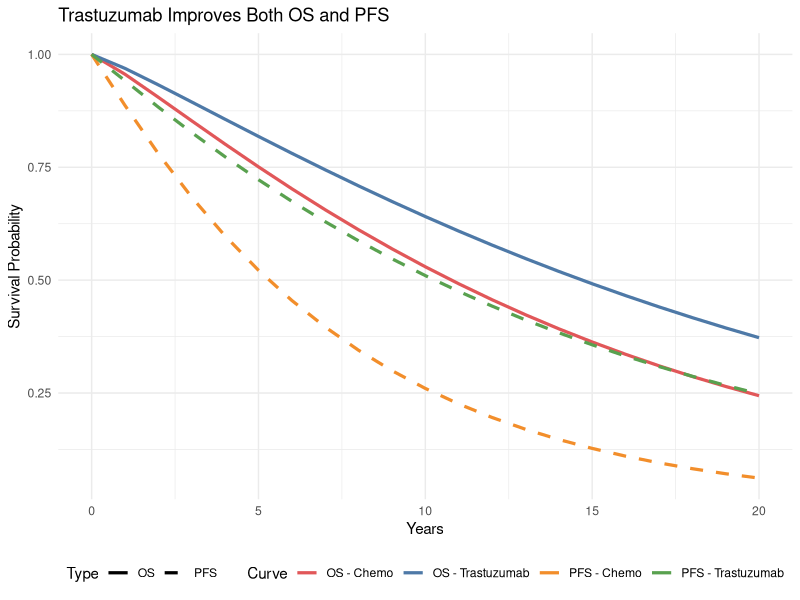
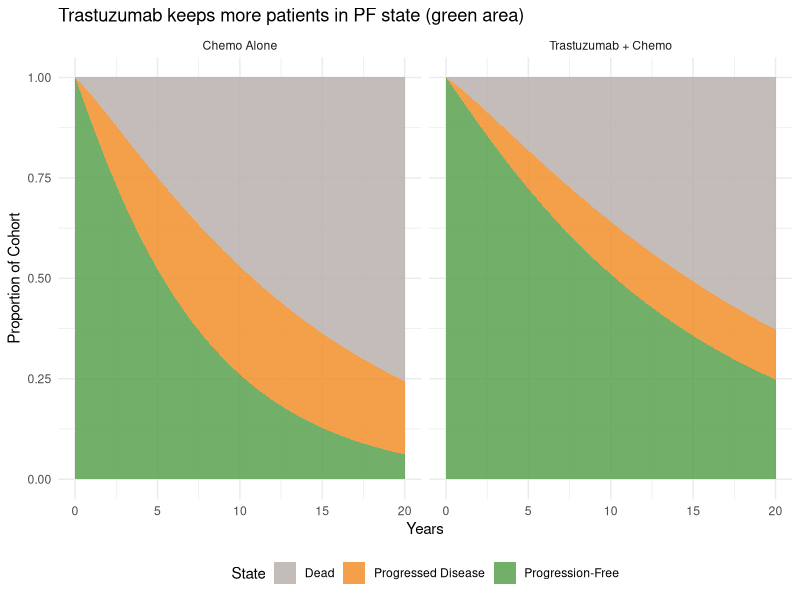
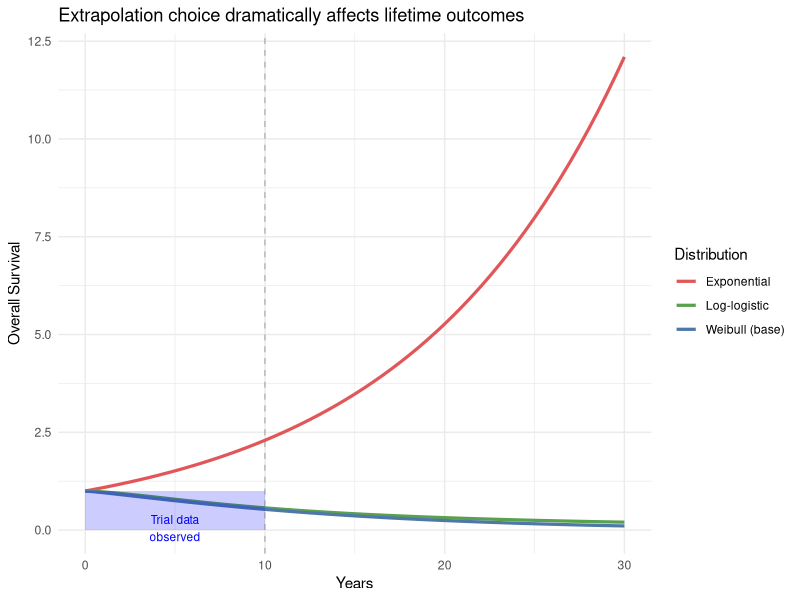

These charts were generated, in order, by the following R code:
## ---- chunk 1
#| label: fig-psm-structure
#| eval: true
#| fig-cap: "PSM health states and transitions"
#| fig-width: 10
#| fig-height: 4

library(DiagrammeR)

grViz("
digraph psm_structure {
  graph [rankdir=LR, bgcolor='transparent', fontname='Helvetica', nodesep=0.6]
  node [fontname='Helvetica', fontsize=10, style='filled,rounded', shape=box]

  PF [label='Progression-Free\n(PF)', fillcolor='#59a14f', fontcolor='white', width=2]
  PD [label='Progressed\nDisease (PD)', fillcolor='#f28e2b', fontcolor='white', width=2]
  Dead [label='Dead', fillcolor='#bab0ac', fontcolor='white', width=2, shape=doublecircle]

  PF -> PD [label='Progression']
  PD -> Dead [label='Death']
  PF -> Dead [label='Death', style=dashed]
}
")
## ---- chunk 2
#| code-fold: false

# Time horizon
time_horizon <- 20  # years

# Weibull distributions (fitted to HERA trial data)
# S(t) = exp(-lambda * t^gamma)

# CONTROL: Chemotherapy alone
os_lambda_control  <- 0.045
os_gamma_control   <- 1.15
pfs_lambda_control <- 0.12
pfs_gamma_control  <- 1.05

# INTERVENTION: Trastuzumab + Chemo
hr_os  <- 0.70   # 30% reduction in mortality
hr_pfs <- 0.50   # 50% improvement in DFS

# Costs (₹/year)
cost_pf_trast  <- 420000    # Year 1 (6-8 doses)
cost_pd        <- 180000    # Palliative care
utility_pf     <- 0.80
utility_pd     <- 0.55
discount_rate  <- 0.03
## ---- chunk 3
#| label: fig-survival-curves
#| eval: true
#| fig-cap: "OS and PFS curves for both strategies"
#| fig-width: 10
#| fig-height: 5

library(ggplot2)

# Weibull survival function
weibull_surv <- function(t, lambda, gamma) {
  exp(-lambda * t^gamma)
}

time_points <- seq(0, 20, by = 1)

# Generate curves
surv_data <- data.frame(
  Time = rep(time_points, 4),
  Survival = c(
    weibull_surv(time_points, 0.045, 1.15),
    weibull_surv(time_points, 0.045 * 0.70, 1.15),
    weibull_surv(time_points, 0.12, 1.05),
    weibull_surv(time_points, 0.12 * 0.50, 1.05)
  ),
  Curve = rep(c("OS - Chemo", "OS - Trastuzumab",
                "PFS - Chemo", "PFS - Trastuzumab"),
              each = length(time_points)),
  Type = rep(c("OS", "OS", "PFS", "PFS"), each = length(time_points))
)

ggplot(surv_data, aes(x = Time, y = Survival, colour = Curve, linetype = Type)) +
  geom_line(linewidth = 1.1) +
  scale_colour_manual(values = c("OS - Chemo" = "#e15759",
                                  "OS - Trastuzumab" = "#4e79a7",
                                  "PFS - Chemo" = "#f28e2b",
                                  "PFS - Trastuzumab" = "#59a14f")) +
  scale_linetype_manual(values = c("OS" = "solid", "PFS" = "dashed")) +
  labs(x = "Years", y = "Survival Probability",
       title = "Trastuzumab Improves Both OS and PFS") +
  theme_minimal() +
  theme(legend.position = "bottom")
## ---- chunk 4
#| label: fig-state-occupancy
#| eval: true
#| fig-cap: "Proportion of cohort in each health state"
#| fig-width: 10
#| fig-height: 5

library(tidyr)

# Calculate state occupancy
os_control  <- weibull_surv(time_points, 0.045, 1.15)
pfs_control <- weibull_surv(time_points, 0.12, 1.05)
os_intervention  <- weibull_surv(time_points, 0.045 * 0.70, 1.15)
pfs_intervention <- weibull_surv(time_points, 0.12 * 0.50, 1.05)

# Ensure PFS ≤ OS
pfs_control <- pmin(pfs_control, os_control)
pfs_intervention <- pmin(pfs_intervention, os_intervention)

# State proportions
state_data <- data.frame(
  Time = rep(time_points, 6),
  Proportion = c(
    pfs_control, os_control - pfs_control, 1 - os_control,
    pfs_intervention, os_intervention - pfs_intervention, 1 - os_intervention
  ),
  State = rep(rep(c("Progression-Free", "Progressed Disease", "Dead"),
                  each = length(time_points)), 2),
  Strategy = rep(c("Chemo Alone", "Trastuzumab + Chemo"),
                 each = 3 * length(time_points))
)

state_data$State <- factor(state_data$State,
                           levels = c("Dead", "Progressed Disease", "Progression-Free"))

ggplot(state_data, aes(x = Time, y = Proportion, fill = State)) +
  geom_area(alpha = 0.85) +
  facet_wrap(~Strategy) +
  scale_fill_manual(values = c("Progression-Free" = "#59a14f",
                                "Progressed Disease" = "#f28e2b",
                                "Dead" = "#bab0ac")) +
  labs(x = "Years", y = "Proportion of Cohort",
       title = "Trastuzumab keeps more patients in PF state (green area)") +
  theme_minimal() +
  theme(legend.position = "bottom")
## ---- chunk 5
#| code-fold: false

# Half-cycle correction: average proportion between cycles
n_cycles <- 20
hcc_pf_control   <- (pfs_control[1:n_cycles] + pfs_control[2:(n_cycles+1)]) / 2
hcc_pd_control   <- (os_control[1:n_cycles] - pfs_control[1:n_cycles] +
                     os_control[2:(n_cycles+1)] - pfs_control[2:(n_cycles+1)]) / 2

# Discount factors
discount_factors <- 1 / (1.03)^(0:(n_cycles - 1))

# Control arm costs (constant throughout)
cost_per_cycle_control <- hcc_pf_control * 25000 + hcc_pd_control * 180000
total_cost_control <- sum(cost_per_cycle_control * discount_factors)

# Intervention: Year 1 has trastuzumab cost, then maintenance
cost_pf_by_year <- c(420000, rep(25000, n_cycles - 1))
cost_per_cycle_intervention <- hcc_pf_control * cost_pf_by_year + hcc_pd_control * 180000
total_cost_intervention <- sum(cost_per_cycle_intervention * discount_factors)

# QALYs
qaly_per_cycle_control <- hcc_pf_control * 0.80 + hcc_pd_control * 0.55
qaly_per_cycle_intervention <- hcc_pf_control * 0.80 + hcc_pd_control * 0.55
total_qaly_control <- sum(qaly_per_cycle_control * discount_factors)
total_qaly_intervention <- sum(qaly_per_cycle_intervention * discount_factors)
## ---- chunk 6
#| code-fold: false

inc_cost <- total_cost_intervention - total_cost_control
inc_qaly <- total_qaly_intervention - total_qaly_control
icer <- inc_cost / inc_qaly

cat("Incremental Cost: ₹", format(round(inc_cost), big.mark=","), "\n")
cat("Incremental QALYs:", round(inc_qaly, 3), "\n")
cat("ICER: ₹", format(round(icer), big.mark=","), "/QALY\n\n")

# Compare with WTP
wtp_1gdp <- 170000  # ~1× GDP per capita for India
if (icer < wtp_1gdp) {
  cat("✓ COST-EFFECTIVE at 1× GDP per capita (₹1,70,000/QALY)\n")
} else {
  cat("✗ Not cost-effective at conventional thresholds\n")
}
## ---- chunk 7
#| label: fig-extrapolation
#| eval: true
#| fig-cap: "Same observed data (blue shaded region), different extrapolations"
#| fig-width: 10
#| fig-height: 4

t_extrap <- seq(0, 30, by = 0.5)

# Three distributions, all calibrated to 5-year survival ~66%
weibull <- exp(-0.045 * t_extrap^1.15)
exponential <- exp(-log(0.66) / 5 * t_extrap)
loglogistic <- 1 / (1 + (t_extrap / 12)^1.5)

extrap_data <- data.frame(
  Time = rep(t_extrap, 3),
  Survival = c(weibull, exponential, loglogistic),
  Distribution = rep(c("Weibull (base)", "Exponential", "Log-logistic"),
                     each = length(t_extrap))
)

ggplot(extrap_data, aes(x = Time, y = Survival, colour = Distribution)) +
  geom_line(linewidth = 1.1) +
  annotate("rect", xmin = 0, xmax = 10, ymin = 0, ymax = 1,
           alpha = 0.2, fill = "blue") +
  annotate("text", x = 5, y = 0.05, label = "Trial data\nobserved",
           colour = "blue", size = 3) +
  geom_vline(xintercept = 10, linetype = "dashed", colour = "grey50", alpha = 0.5) +
  scale_colour_manual(values = c("Weibull (base)" = "#4e79a7",
                                  "Exponential" = "#e15759",
                                  "Log-logistic" = "#59a14f")) +
  labs(x = "Years", y = "Overall Survival",
       title = "Extrapolation choice dramatically affects lifetime outcomes") +
  theme_minimal() +
  theme(legend.position = "right")
